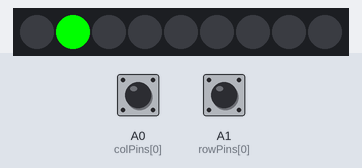
Recording of a sketch running on a simulated Arduino Uno, built with avr-gcc and run on an emulated ATmega328P. Parts: 9 RGB LEDs in strip order, left to right. Inputs (shaded band) come from the test bench; at power-on: A1 (rowPins[0]) HIGH, A0 (colPins[0]) HIGH.

Above: at 1.2 s.
1.3 s: A1 (rowPins[0]) pulled LOW for 3.2 s
At 3.9 s:
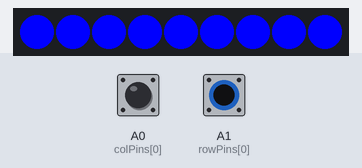
6.0 s: A1 (rowPins[0]) pulled LOW for 0.15 s
At 7.4 s:
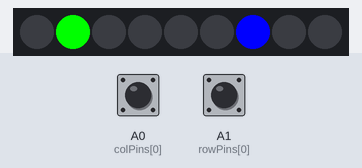
Timing chart, 0 to 9.0 s (numbered marks = the images above; inputs shaded):
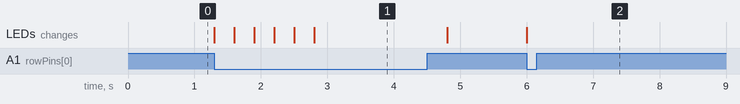

Measured:
- after the input at 1.3 s, the LEDs: first change at once (image 1 shows a later state)
- after the input at 6.0 s, the LEDs: change at once (image 2)

The sketch:

Tic-Tac-Toe.ino
```cpp
#include <Adafruit_NeoPixel.h>

// กำหนดพินของคอลัมน์และแถว
const int colPins[] = {14, 16, 10}; // พอร์ตคอลัมน์
const int rowPins[] = {15, A0, A1}; // พอร์ตรูป

// กำหนดพินของ SK6812 และจำนวน LED
#define LED_PIN A2
#define NUM_LEDS 9
Adafruit_NeoPixel leds(NUM_LEDS, LED_PIN, NEO_GRB + NEO_KHZ800);

// ตารางการจับคู่ปุ่มกับ LED
const int ledMapping[3][3] = {
  {0, 3, 6}, // ปุ่ม 1, 2, 3 -> LED 1, 4, 7
  {1, 4, 7}, // ปุ่ม 4, 5, 6 -> LED 2, 5, 8
  {2, 5, 8}  // ปุ่ม 7, 8, 9 -> LED 3, 6, 9
};

// สถานะของกระดาน: 0 = ว่าง, 1 = ผู้เล่น 1, 2 = ผู้เล่น 2
int board[3][3] = {0};

int currentPlayer = 1; // ผู้เล่นคนแรกเริ่มก่อน

void setup() {
  for (int i = 0; i < 3; i++) {
    pinMode(colPins[i], OUTPUT);
    digitalWrite(colPins[i], HIGH);
    pinMode(rowPins[i], INPUT_PULLUP);
  }
  leds.begin();
  leds.show();
}

void loop() {
  for (int col = 0; col < 3; col++) {
    digitalWrite(colPins[col], LOW);

    for (int row = 0; row < 3; row++) {
      if (digitalRead(rowPins[row]) == LOW && board[row][col] == 0) { // ตรวจจับปุ่มกดและช่องว่าง
        board[row][col] = currentPlayer;
        int ledIndex = ledMapping[row][col];

        // กำหนดสีตามผู้เล่น
        if (currentPlayer == 1) {
          leds.setPixelColor(ledIndex, leds.Color(0, 255, 0)); // สีเขียว
        } else {
          leds.setPixelColor(ledIndex, leds.Color(0, 0, 255)); // สีฟ้า
        }
        leds.show();

        delay(300); // ดีเลย์เพื่อป้องกันการกดซ้ำ

        if (checkWin(currentPlayer)) {
          showWinner(currentPlayer);
          resetGame();
          return;
        }

        if (isBoardFull()) { // ตรวจสอบกรณีเสมอ
          showDraw();
          resetGame();
          return;
        }

        currentPlayer = (currentPlayer == 1) ? 2 : 1; // สลับผู้เล่น
      }
    }

    digitalWrite(colPins[col], HIGH);
  }
}

bool checkWin(int player) {
  for (int i = 0; i < 3; i++) {
    if ((board[i][0] == player && board[i][1] == player && board[i][2] == player) || // แถว
        (board[0][i] == player && board[1][i] == player && board[2][i] == player)) { // คอลัมน์
      return true;
    }
  }
  if ((board[0][0] == player && board[1][1] == player && board[2][2] == player) || // แนวทแยงหลัก
      (board[0][2] == player && board[1][1] == player && board[2][0] == player)) { // แนวทแยงรอง
    return true;
  }
  return false;
}

bool isBoardFull() {
  for (int row = 0; row < 3; row++) {
    for (int col = 0; col < 3; col++) {
      if (board[row][col] == 0) return false;
    }
  }
  return true;
}

void showWinner(int player) {
  uint32_t color = (player == 1) ? leds.Color(0, 255, 0) : leds.Color(0, 0, 255);
  for (int i = 0; i < NUM_LEDS; i++) {
    leds.setPixelColor(i, color);
  }
  leds.show();
  delay(2000); // แสดงผลลัพธ์ 2 วินาที
}

void showDraw() {
  for (int i = 0; i < NUM_LEDS; i++) {
    leds.setPixelColor(i, leds.Color(255, 255, 0)); // สีเหลืองสำหรับเสมอ
  }
  leds.show();
  delay(2000);
}

void resetGame() {
  for (int row = 0; row < 3; row++) {
    for (int col = 0; col < 3; col++) {
      board[row][col] = 0;
    }
  }
  leds.clear();
  leds.show();
  currentPlayer = 1; // เริ่มใหม่โดยผู้เล่นคนแรก
}
```
